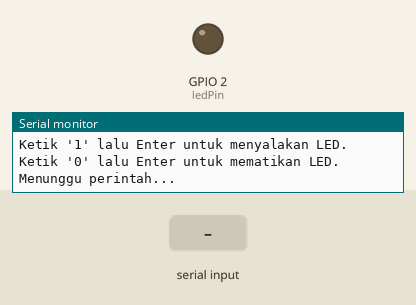
This program was run on a simulated ESP32. Shown: output pins drawn as LEDs (lit = HIGH), the last lines printed to the serial monitor. The inputs (shaded band) are chosen by the test bench.

Above: at 2.2 s.
2.3 s: "1" received over Serial
At 3.0 s:
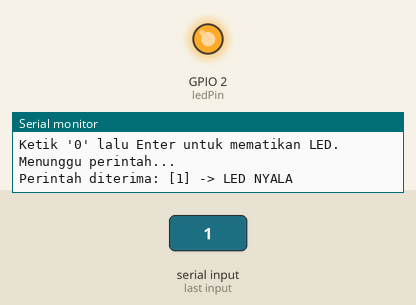
3.8 s: "0" received over Serial
At 4.1 s:
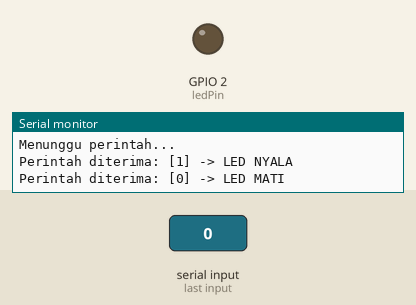
Timing chart, 0 to 6.8 s (numbered marks = the images above; inputs shaded):
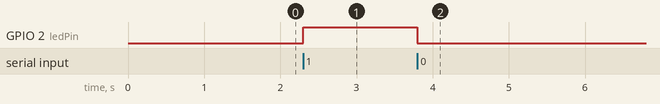

The program:

main.cpp
```cpp
#include <Arduino.h>

// --- Konfigurasi ---
// Tentukan pin untuk LED.
// Kita akan gunakan LED internal (built-in) yang ada di board.
// Pada kebanyakan board ESP32, ini adalah GPIO 2.
const int ledPin = 2;

// --- Fungsi Setup ---
// Fungsi ini hanya berjalan SATU KALI saat ESP32 pertama kali dinyalakan.
void setup() {
  // 1. Inisialisasi Komunikasi Serialda
  // Memulai port serial dengan baud rate yang telah ditentukan.
  Serial.begin(115200);

  // 2. Inisialisasi Pin LED
  // Mengatur pin LED sebagai OUTPUT.
  pinMode(ledPin, OUTPUT);

  // 3. Beri jeda singkat
  // Ini untuk memberi waktu pada Serial Monitor untuk terhubung
  // setelah ESP32 menyala, agar pesan di bawah ini tidak terlewat.
  delay(1000);

  // 4. Mengirim data dari ESP32 ke Komputer (Serial Monitor)
  // Serial.println() mengirimkan teks dan diakhiri dengan baris baru.
  Serial.println("---------------------------------");
  Serial.println("Halo! ESP32 telah terhubung.");
  Serial.println("Sistem Kontrol LED via UART");
  Serial.println("---------------------------------");
  Serial.println("Ketik '1' lalu Enter untuk menyalakan LED.");
  Serial.println("Ketik '0' lalu Enter untuk mematikan LED.");
  Serial.println("Menunggu perintah...");
}

// --- Fungsi Loop ---
// Fungsi ini berjalan berulang-ulang tanpa henti.
void loop() {

  // 1. Cek apakah ada data yang dikirim DARI Komputer
  // Serial.available() akan mengembalikan jumlah byte (karakter)
  // yang ada di buffer (antrian) serial.
  if (Serial.available() > 0) {

    // 2. Baca data yang masuk
    // Serial.read() membaca satu karakter (byte) dari buffer.
    char perintahMasuk = Serial.read();

    // 3. Proses perintah
    if (perintahMasuk == '1') {
      // Jika perintah adalah karakter '1'
      digitalWrite(ledPin, HIGH); // Nyalakan LED
      Serial.println("Perintah diterima: [1] -> LED NYALA");
    }
    else if (perintahMasuk == '0') {
      // Jika perintah adalah karakter '0'
      digitalWrite(ledPin, LOW); // Matikan LED
      Serial.println("Perintah diterima: [0] -> LED MATI");
    }
    // Karakter lain (seperti Enter, spasi, atau huruf) akan diabaikan
  }

  // Jika tidak ada data serial, loop() akan berulang
  // tanpa melakukan apa-apa, hanya menunggu.
}
```

Measured:
- after the input at 2.3 s, GPIO 2 (ledPin): LOW → HIGH at once
- after the input at 3.8 s, GPIO 2 (ledPin): HIGH → LOW at once
